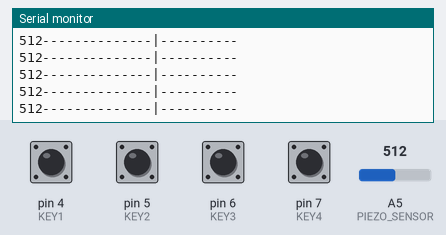
A sketch run on a simulated Arduino Uno, built with avr-gcc and run on an emulated ATmega328P. On the bench: the last lines printed to the serial monitor. The test bench sets the inputs (shaded band); at power-on: pin 4 (KEY1), pin 5 (KEY2), pin 6 (KEY3), pin 7 (KEY4) HIGH, A5 (PIEZO_SENSOR) = 512.

Above: at 1.2 s.
1.3 s: A5 (PIEZO_SENSOR) set to 587
At 2.4 s:
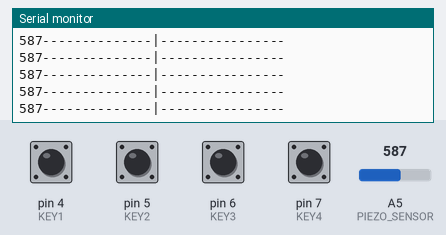
2.8 s: A5 (PIEZO_SENSOR) set to 609
At 3.4 s:
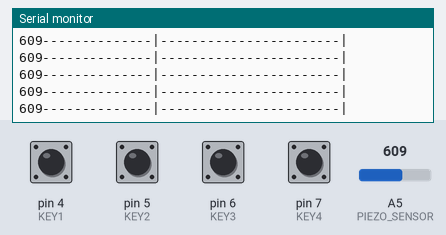
9.7 s: A5 (PIEZO_SENSOR) set to 216
At 10.7 s:
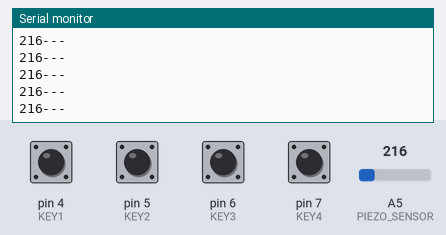
11.2 s: A5 (PIEZO_SENSOR) set to 189
At 12.0 s:
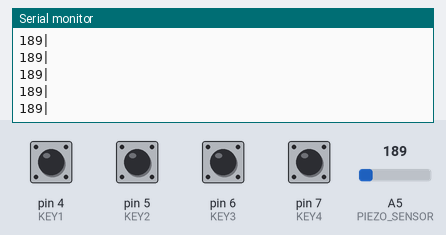

The sketch:

Piezo.ino
```cpp
//!!OM!!
#define PIEZO_SENSOR  A5

#define KEY1  4
#define KEY2  5
#define KEY3  6
#define KEY4  7

#define MAX_SAMPLE    30
#define MATCH_RSLTN   25

char Sample_No = 0;
char Sample_count = 0;
char Sample_Array[5][MAX_SAMPLE];
char ota_flag = 0;


void setup()
{ char i = 0;
  pinMode(PIEZO_SENSOR, INPUT);

  pinMode(KEY1, INPUT_PULLUP);
  pinMode(KEY2, INPUT_PULLUP);
  pinMode(KEY3, INPUT_PULLUP);
  pinMode(KEY4, INPUT_PULLUP);

  for(i = 0;i<MAX_SAMPLE;i++)
  { Sample_Array[1][i] = 20;
    Sample_Array[2][i] = 20;
    Sample_Array[3][i] = 20;
    Sample_Array[4][i] = 20;
  }

  Serial.begin(115200);
  Serial.print("LIE Detector");
}

unsigned int pulse_delay_ms = 0, lie_indication_time = 0;

void loop()
{ delay(20);
  arduinoSerialMonitorVisual();
  key_sence();
}

void key_sence(void)
{ if(digitalRead(KEY1) == 0)  { Sample_No = 1;    ota_flag = 0; }
  if(digitalRead(KEY2) == 0)  { Sample_No = 2;    ota_flag = 0; }
if(digitalRead(KEY3) == 0)  { Sample_No = 3;      ota_flag = 0; }
  if(digitalRead(KEY4) == 0)  { Sample_No = 4;    ota_flag = 0; }
}


//  Code to Make the Serial Monitor Visualizer Work
void arduinoSerialMonitorVisual(void)
{ int range = 0,i = 0;
  int ADC_Count = 0;

  ADC_Count = analogRead(PIEZO_SENSOR);
  // map the sensor range to a range of 12 options:
  if((ADC_Count >= 200)&&(ADC_Count <= 600))
  range = map(ADC_Count, 200,600, 1, 10);
  if(ADC_Count > 600) range = 11;

  Serial.print(ADC_Count);
  // do something different depending on the
  // range value:
  for(i = MAX_SAMPLE-1; i > 0; i--)        //current sample fifo
  Sample_Array[0][i] = Sample_Array[0][i-1];
  Sample_Array[0][0] = range;

  range_graph(range);
  Take_sample(range);
  Compare_Signal();
}

/*  for(i =MAX_SAMPLE-1; i > 0; i--)        //current sample fifo
  Sample_Array[0][i] = Sample_Array[0][i-1];
  Sample_Array[0][0] = range;
 * */


void  range_graph(char value)
{
  switch (value)
  {
     case 0:
      Serial.println("| ");
      break;
    case 1:
      Serial.println("---");
      break;
    case 2:
      Serial.println("------");
      break;
    case 3:
      Serial.println("---------");
      break;
    case 4:
      Serial.println("------------");
      break;
    case 5:
      Serial.println("--------------|-");
      break;
    case 6:
      Serial.println("--------------|---");
      break;
    case 7:
      Serial.println("--------------|-------");
      break;
    case 8:
      Serial.println("--------------|----------");
      break;
    case 9:
      Serial.println("--------------|----------------");
      break;
    case 10:
      Serial.println("--------------|-------------------");
      break;
    case 11:
      Serial.println("--------------|-----------------------|");
      break;
  }
}

void Compare_Signal(void)
{ char i = 0,Sample_matched[4] = {0,0,0,0};

  for(i = 0;i<MAX_SAMPLE;i++)
  { if(Sample_Array[0][i] == Sample_Array[1][i])
      Sample_matched[0]++;
    if(Sample_Array[0][i] == Sample_Array[2][i])
      Sample_matched[1]++;
    if(Sample_Array[0][i] == Sample_Array[3][i])
      Sample_matched[2]++;
    if(Sample_Array[0][i] == Sample_Array[4][i])
      Sample_matched[3]++;
  }

  if(Sample_matched[0] > MATCH_RSLTN)
  { Serial.print("1 Sample Matched = ");
    Serial.println(Sample_matched[0],DEC);
    delay(1000);
  }
  if(Sample_matched[1] > MATCH_RSLTN)
  { Serial.print("2 Sample Matched = ");
    Serial.print(Sample_matched[1],DEC);
    delay(1000);
    Serial.println("\n\n\n\r");
  }
  if(Sample_matched[2] > MATCH_RSLTN)
  { Serial.print("3 Sample Matched = ");
    Serial.println(Sample_matched[2],DEC);
    delay(1000);
    Serial.println("\n\n\n\r");
  }
  if(Sample_matched[3] > MATCH_RSLTN)
  { Serial.print("4 Sample Matched = ");
    Serial.println(Sample_matched[3],DEC);
    delay(1000);
    Serial.println("\n\n\n\r");
  }

}

void Take_sample(int sample)
{ if(Sample_No == 0) return;

  char i = 0,Sample_matched = 0;

  if(ota_flag == 0)   //one time avoid flag
  { if ( ((Sample_Array[0][0]-Sample_Array[0][1])<2) && ((Sample_Array[0][0]-Sample_Array[0][2])<2) )      return;
    ota_flag = 1;
  }


  // char i = 0;

  Sample_Array[Sample_No][Sample_count] = sample;
  Sample_count++;
  if(Sample_count < MAX_SAMPLE)  return;
  Sample_count = 0;
  Sample_No = 0;

  Serial.print("Sample Taken ");
  Serial.println(Sample_No,DEC);
  for(i = 0; i< MAX_SAMPLE;i++) range_graph(Sample_Array[Sample_No][i]);
  Serial.println("current fifo");
  for(i = 0; i< MAX_SAMPLE;i++) range_graph(Sample_Array[0][i]);
  for(i = 0;i<MAX_SAMPLE;i++)
  { if(Sample_Array[0][i] == Sample_Array[Sample_No][i])
      Sample_matched++;
  }
  Serial.println(Sample_matched,DEC);
  Serial.println("\n\n\r");

  delay(1000);
}

/*
 *
  if(ota_flag == 0)   //one time avoid flag
  { for(i =  0; i < 3;i++)
    { if ( ((Sample_Array[0][0]-Sample_Array[0][i])<2) && ((Sample_Array[0][0]-Sample_Array[0][i]) > -2) )
       return;
    }
    ota_flag = 1;
  }
 */
//  for(i =MAX_SAMPLE; i>0;i--) range_graph(Sample_Array[Sample_No][i]);
```

Measured:
- the behaviour switches between 600 and 601 on A5 (PIEZO_SENSOR) (found by bisection; images 1 and 2)
- the behaviour switches between 200 and 199 on A5 (PIEZO_SENSOR) (found by bisection; images 3 and 4)
- after the input at 1.3 s, the serial monitor: prints a new line at once (image 1)
- after the input at 2.8 s, the serial monitor: prints a new line at once (image 2)
- after the input at 9.7 s, the serial monitor: prints a new line at once (image 3)
- after the input at 11.2 s, the serial monitor: prints a new line at once (image 4)
